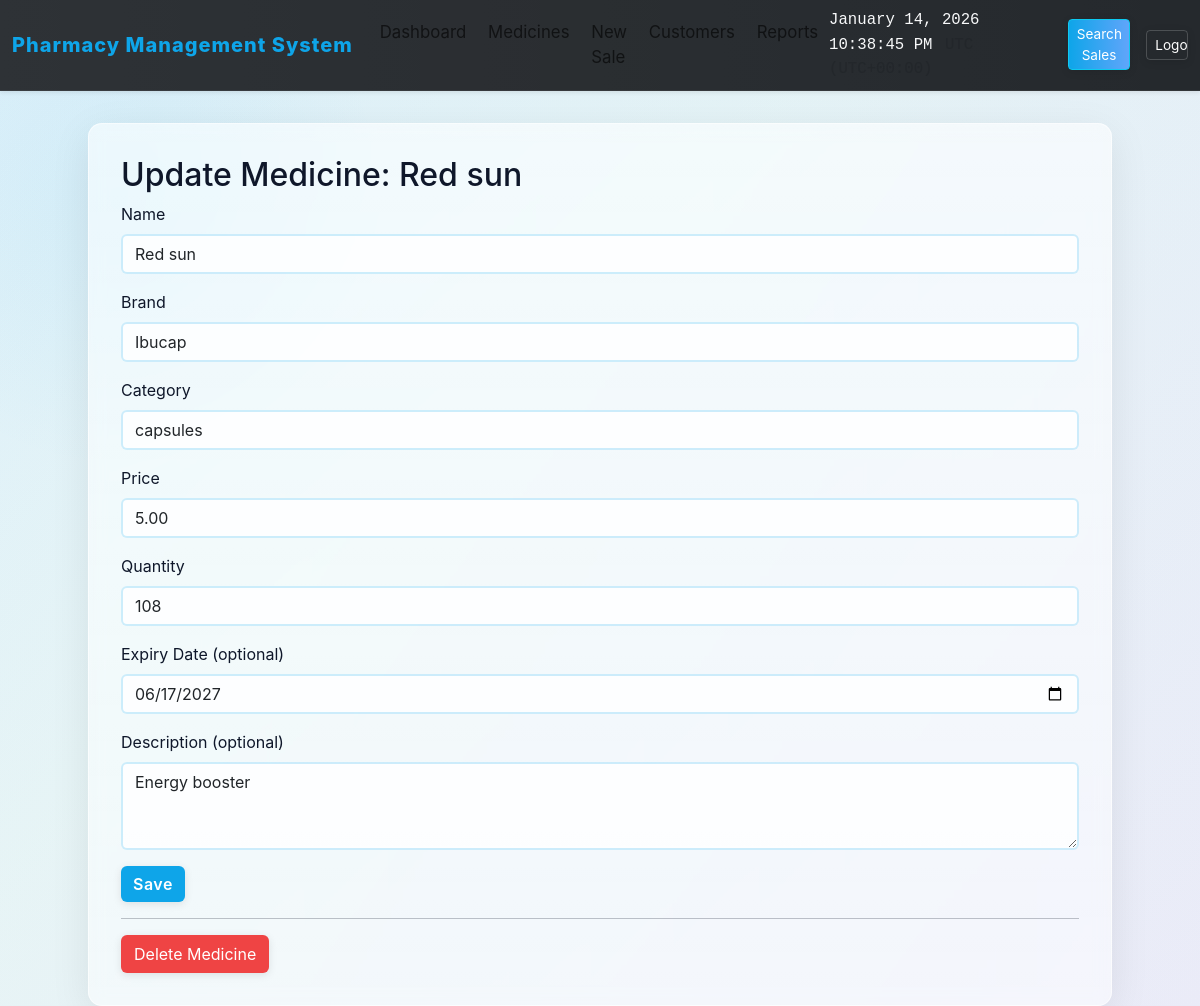
Page /medicines/update/9 (signed in) on the earlier database version.
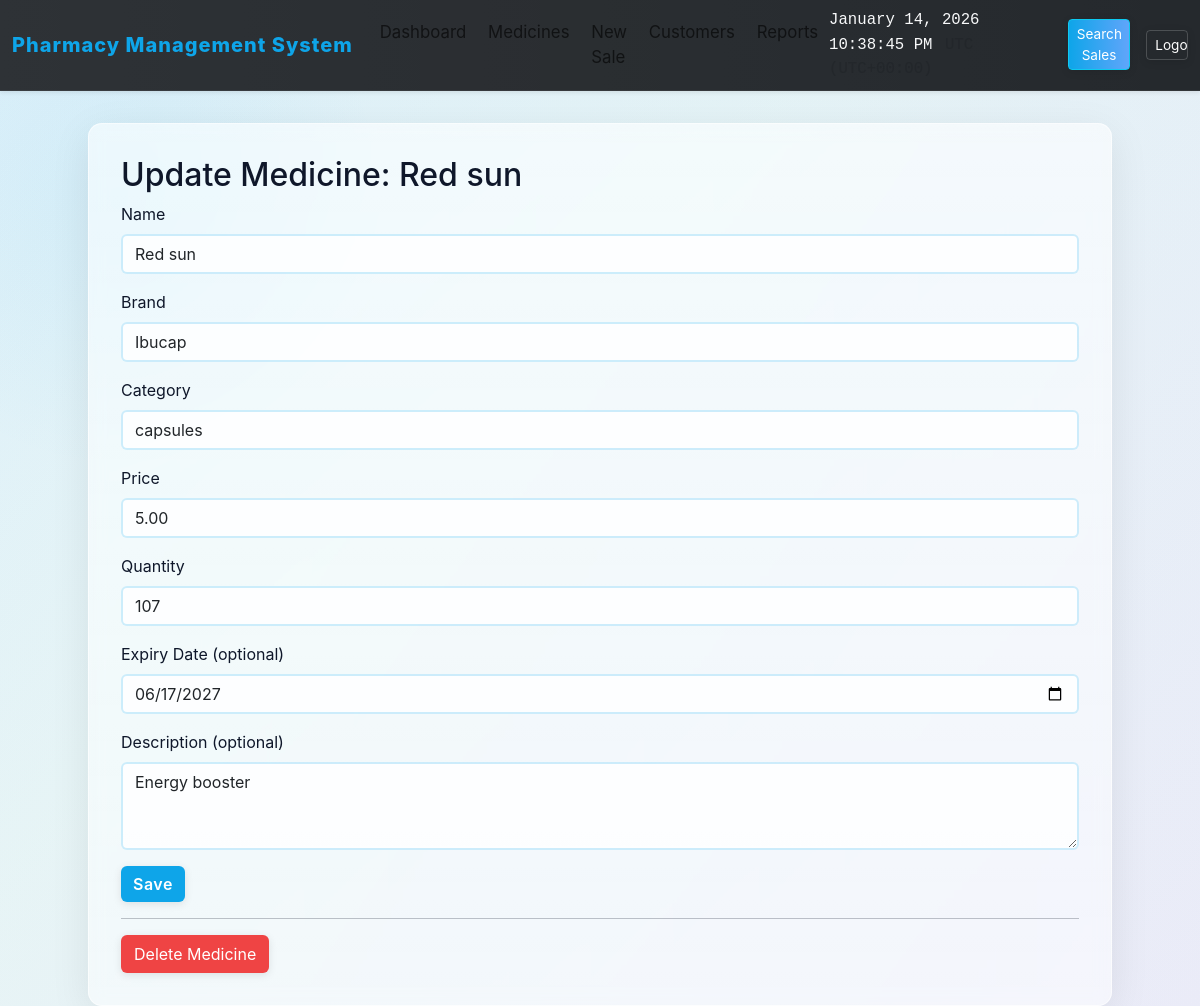
Same page on the later database version.
### models.py (models this page shows, shortened)
class Medicine(db.Model):
    id = db.Column(db.Integer, primary_key=True)
    name = db.Column(db.String(120), nullable=False)
    brand = db.Column(db.String(120))
    price = db.Column(db.Float, nullable=False)
    quantity = db.Column(db.Integer, nullable=False, default=0)
    expiry_date = db.Column(db.Date, nullable=True)
    category = db.Column(db.String(80))
    description = db.Column(db.Text)

### app.py (the view, shortened to what this page needs)
    @app.route('/medicines/update/<int:med_id>', methods=['GET', 'POST'])
    @admin_required
    def update_medicine(med_id):
        med = Medicine.query.get_or_404(med_id)
        return render_template('update_medicine.html', med=med)

### templates/update_medicine.html (shortened to what this page needs)
{% extends 'base.html' %}
{% block content %}
  <h2>Update Medicine: {{med.name}}</h2>
  <form method="post">
    <div class="mb-3">
      <label class="form-label">Name</label>
      <input class="form-control" name="name" value="{{med.name}}" required>
    </div>
    <div class="mb-3">
      <label class="form-label">Brand</label>
      <input class="form-control" name="brand" value="{{med.brand or ''}}">
    </div>
    <div class="mb-3">
      <label class="form-label">Category</label>
      <input class="form-control" name="category" value="{{med.category or ''}}">
    </div>
    <div class="mb-3">
      <label class="form-label">Price</label>
      <input class="form-control" name="price" type="number" step="0.01" value="{{'%.2f'|format(med.price)}}" required>
    </div>
    <div class="mb-3">
      <label class="form-label">Quantity</label>
      <input class="form-control" name="quantity" type="number" value="{{med.quantity}}" required>
    </div>
    <div class="mb-3">
      <label class="form-label">Expiry Date (optional)</label>
      <input class="form-control" name="expiry_date" type="date" value="{{med.expiry_date}}">
    </div>
    <div class="mb-3">
      <label class="form-label">Description (optional)</label>
      <textarea class="form-control" name="description" rows="3">{{med.description or ''}}</textarea>
    </div>
    <button class="btn btn-primary">Save</button>
  </form>
  {% if session.get('is_admin') %}
  <hr>
  <form method="post" action="/medicines/delete/{{med.id}}" onsubmit="return confirm('Delete this medicine?');">
    <button class="btn btn-danger">Delete Medicine</button>
  </form>
  {% endif %}
{% endblock %}

Differences in the rows shown:
changed Medicine "Red sun": quantity "108" → "107"
